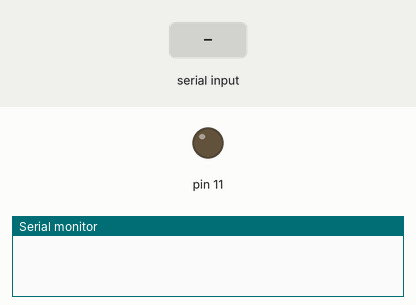
Simulated run of this sketch. Board: Arduino Uno, built with avr-gcc and run on an emulated ATmega328P. Parts: output pins drawn as LEDs (lit = HIGH), the last lines printed to the serial monitor. The test bench sets the inputs (shaded band).

Above: at 1.2 s.
1.3 s: "90,45\n" received over Serial
At 1.9 s:
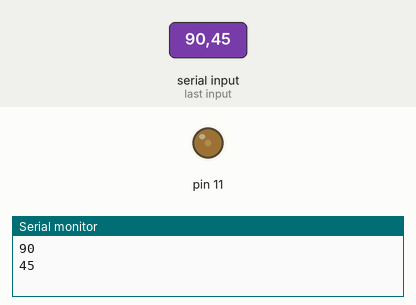
3.8 s: "30,150\n" received over Serial
At 4.6 s:
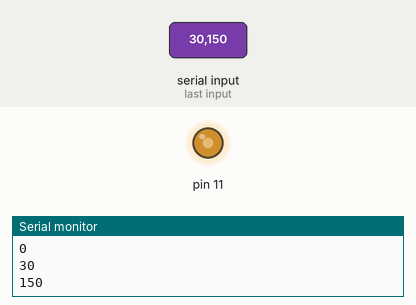
6.3 s: "200\n" received over Serial
At 6.9 s:
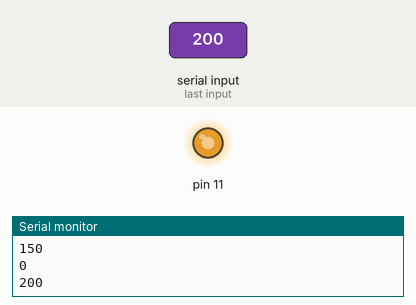
Timing chart, 0 to 9.3 s (numbered marks = the images above; inputs shaded):
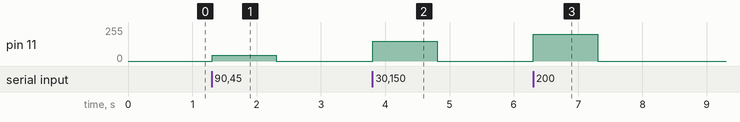

The sketch:

serial_analog.ino
```cpp
void setup() {
  // put your setup code here, to run once:
  Serial.begin(9600);
  pinMode(11,OUTPUT);
}

void loop() {
  // put your main code here, to run repeatedly:
  if (Serial.available()){
    int read_data=Serial.parseInt();
    Serial.println(read_data);
      analogWrite(11,read_data);
     // delay(1000);
    }

}
```

Measured:
- after the input at 1.3 s, pin 11: 0/255 → 45/255 at once, → 0/255 1.0 s later
- after the input at 3.8 s, pin 11: 0/255 → 150/255 at once, → 0/255 1.0 s later
- after the input at 6.3 s, pin 11: 0/255 → 200/255 at once, → 0/255 1.0 s later
